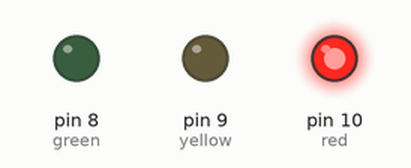
The sketch below on a simulated Arduino Uno, built with avr-gcc and run on an emulated ATmega328P. Shown: output pins drawn as LEDs (lit = HIGH).

Above: at 5.0 s.
At 11.5 s:
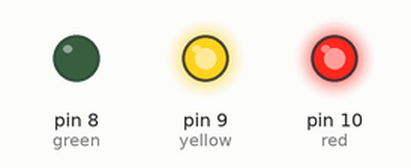
At 15.5 s:
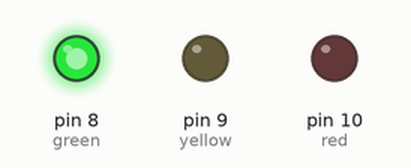
At 19.5 s:
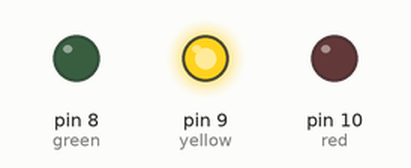
Timing chart, 0 to 27.3 s (numbered marks = the images above):
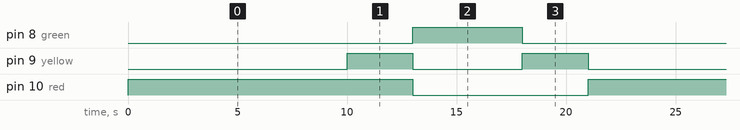

Measured:
- by itself, pin 8 (green): alternates HIGH for 5.0 s and LOW for 16.0 s
- by itself, pin 9 (yellow): repeats every 21.0 s: LOW 5.0 s, HIGH 3.0 s, LOW 10.0 s, HIGH 3.0 s
- by itself, pin 10 (red): alternates HIGH for 13.0 s and LOW for 8.0 s

The sketch:

trafik_isigi.ino
```cpp
#define green 8
#define yellow 9
#define red 10

void setup() {
      pinMode(red, OUTPUT);
      pinMode(yellow, OUTPUT);
      pinMode(green, OUTPUT);

}

void loop() {

  digitalWrite(red,HIGH);
    delay(10000);
  digitalWrite(yellow,HIGH);
    delay(3000);
  digitalWrite(red, LOW);

  digitalWrite(yellow, LOW);
  digitalWrite(green, HIGH);
    delay(5000);
  digitalWrite(green,LOW);
  digitalWrite(yellow,HIGH);
  delay(3000);
  digitalWrite(yellow,LOW);


}
```
